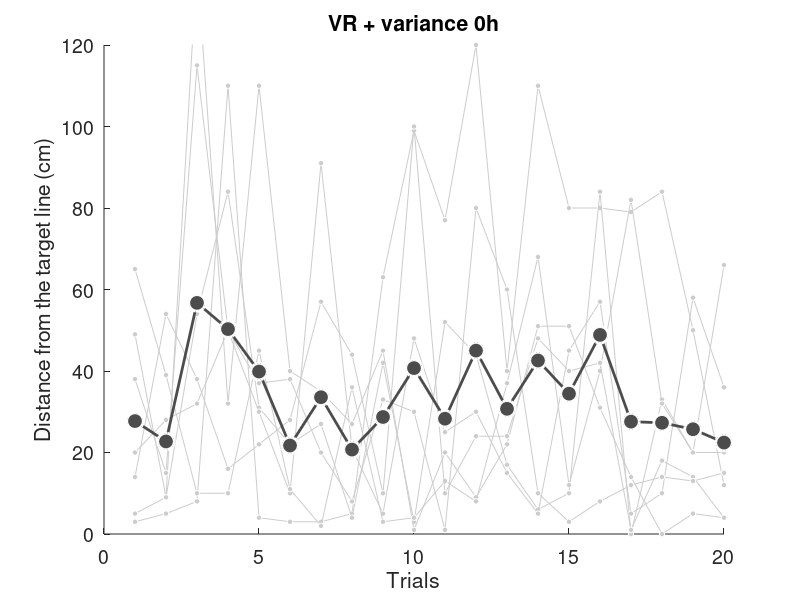

Reproduce this figure in MATLAB.
load('scores.mat')

VR1_0h_abs = abs(VR1_0h_diff);
VR1_0h_abs_each = mean(VR1_0h_abs, 2);

x = 1:20;


figure('Position', [100 100 700 400]);
ylim([0, 120])
h = gca;
set(h, 'FontSize', 14)

xlabel('Trials')
ylabel('Distance from the target line (cm)')
title('VR + variance 0h')

for i = 1:VR1_number
    hold on
    y = VR1_0h_abs(:,i);
    plot(x, y', '-o', ...
    'MarkerSize', 4, ...
    'MarkerFaceColor', light_gray, ...
    'MarkerEdgeColor', white, ...
    'Color', light_gray)
end

hold on

plot(x, VR1_0h_abs_each', '-o', ...
    'LineWidth', 2, ...
    'MarkerSize', 12, ...
    'MarkerFaceColor', dark_gray, ...
    'MarkerEdgeColor', white, ...
    'Color', dark_gray)

hold off

saveas(gcf,'./data/figures/VR1_0h_test','epsc')
